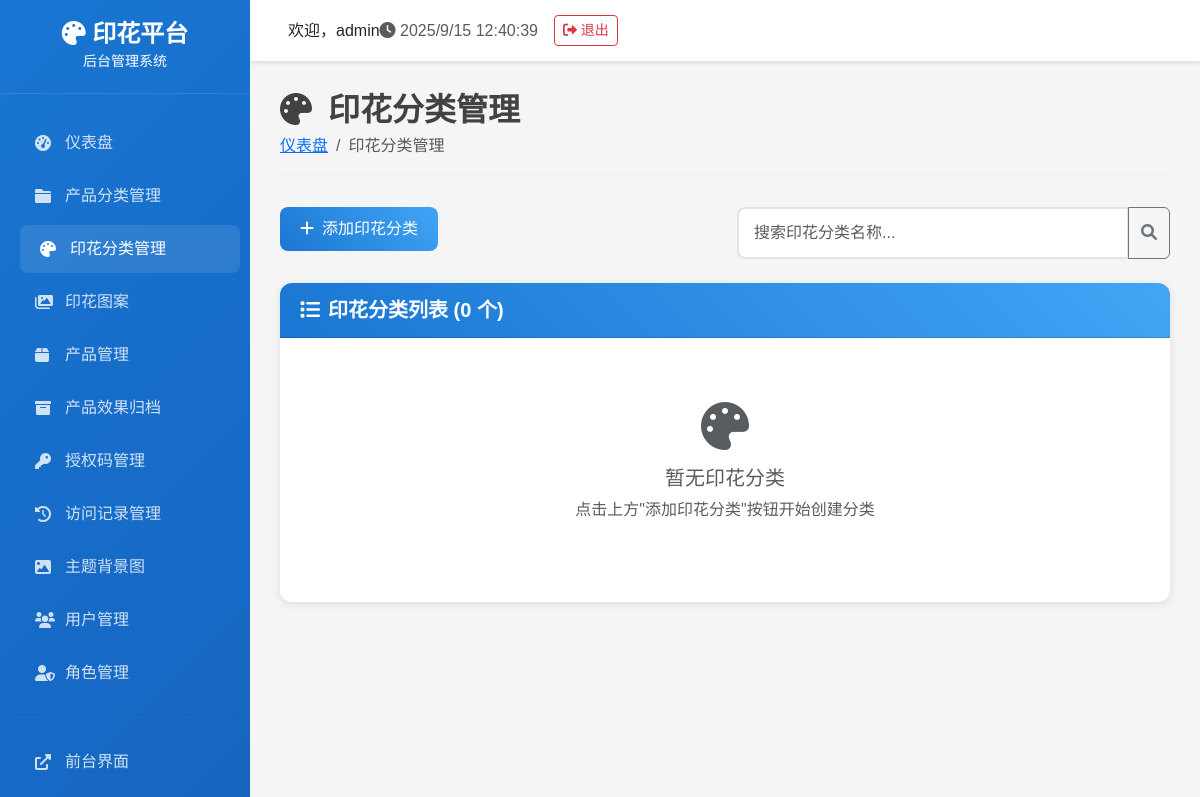
The app's page /admin/pattern_categories/ (signed in), older data.
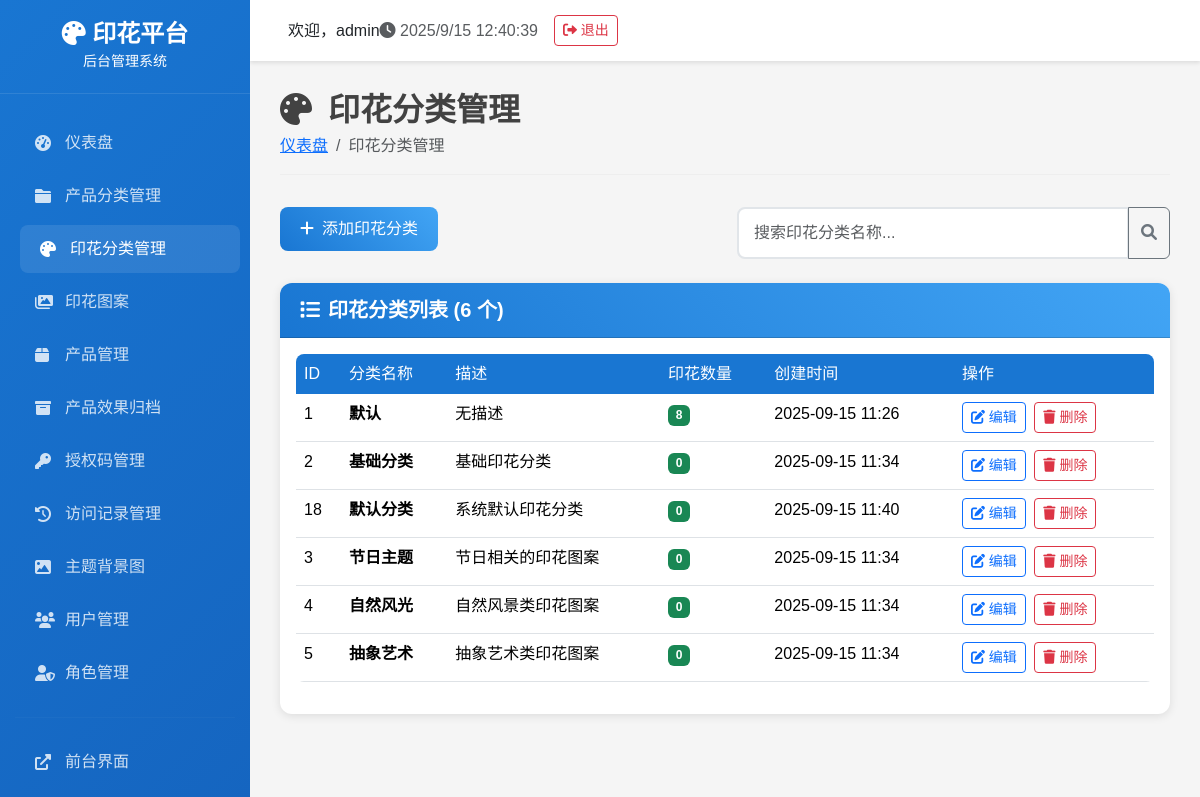
The same page, newer data.
### tables this page shows
CREATE TABLE pattern_categories (
            id INTEGER PRIMARY KEY AUTOINCREMENT,
            name TEXT NOT NULL UNIQUE,
            description TEXT,
            sort_order INTEGER DEFAULT 0,
            is_active BOOLEAN DEFAULT 1,
            created_time DATETIME DEFAULT (datetime('now', 'localtime'))
        );

### routes/admin/admin_pattern_categories_route.py (the view)
    def decorated_function(*args, **kwargs):
        from flask import session
        if 'admin_user_id' not in session:
            return redirect(url_for('login'))
        return f(*args, **kwargs)

### admin_app.py (called while the page is built)
@app.context_processor
def inject_permissions():
    return {
        'has_menu_permission': PermissionManager.has_menu_permission,
        'has_action_permission': PermissionManager.has_action_permission,
        'get_user_permissions': PermissionManager.get_user_permissions
    }

### backend/database.py (called while the page is built)
def get_db_connection():
    conn = sqlite3.connect(DATABASE_PATH)
    conn.row_factory = sqlite3.Row
    return conn

    @staticmethod
    def execute_query(query: str, params: tuple = ()) -> List[Dict[str, Any]]:
        conn = get_db_connection()
        cursor = conn.cursor()
        cursor.execute(query, params)
        results = [dict(row) for row in cursor.fetchall()]
        conn.close()
        return results

### backend/permissions.py (called while the page is built)
    @staticmethod
    def has_menu_permission(menu_name):
        permissions = PermissionManager.get_user_permissions()
        return permissions.get('menus', {}).get(menu_name, False)

### routes/admin/admin_pattern_categories_route.py (called while the page is built)
def login_required(f):
    def decorated_function(*args, **kwargs):
        from flask import session
        if 'admin_user_id' not in session:
            return redirect(url_for('login'))
        return f(*args, **kwargs)
    decorated_function.__name__ = f.__name__
    return decorated_function

### templates/admin/pattern_categories.html (shortened to what this page needs)
{% extends "admin/base.html" %}
{% block content %}
<div class="page-header">
    <h1><i class="fas fa-palette me-3"></i>印花分类管理</h1>
    <nav aria-label="breadcrumb">
        <ol class="breadcrumb">
            <li class="breadcrumb-item"><a href="{{ url_for('index') }}">仪表盘</a></li>
            <li class="breadcrumb-item active">印花分类管理</li>
        </ol>
    </nav>
</div>
<div class="row mb-4">
    <div class="col-md-6">
        <button type="button" class="btn btn-primary" data-bs-toggle="modal" data-bs-target="#addCategoryModal">
            <i class="fas fa-plus me-2"></i>添加印花分类
        </button>
    </div>
    <div class="col-md-6">
        <div class="input-group">
            <input type="text" class="form-control" id="searchInput" placeholder="搜索印花分类名称...">
            <button class="btn btn-outline-secondary" type="button">
                <i class="fas fa-search"></i>
            </button>
        </div>
    </div>
</div>
<div class="card">
    <div class="card-header">
        <h5><i class="fas fa-list me-2"></i>印花分类列表 ({{ categories|length }} 个)</h5>
    </div>
    <div class="card-body">
        {% if categories %}
        <div class="table-responsive">
            <table class="table table-hover">
                <thead>
                    <tr>
                        <th>ID</th>
                        <th>分类名称</th>
                        <th>描述</th>
                        <th>印花数量</th>
                        <th>创建时间</th>
                        <th>操作</th>
                    </tr>
                </thead>
                <tbody id="categoriesTable">
                    {% for category in categories %}
                    <tr class="category-item" data-name="{{ category.name|lower }}">
                        <td>{{ category.id }}</td>
                        <td>
                            <strong>{{ category.name }}</strong>
                        </td>
                        <td>{{ category.description or '无描述' }}</td>
                        <td>
                            <span class="badge bg-success">{{ category.pattern_count or 0 }}</span>
                        </td>
                        <td>{{ category.created_time[:16] if category.created_time else '未知' }}</td>
                        <td>
                            <button class="btn btn-sm btn-outline-primary" onclick="editCategory({{ category.id }})">
                                <i class="fas fa-edit"></i> 编辑
                            </button>
                            <button class="btn btn-sm btn-outline-danger ms-1" onclick="deleteCategory({{ category.id }})">
                                <i class="fas fa-trash"></i> 删除
                            </button>
                        </td>
                    </tr>
                    {% endfor %}
                </tbody>
            </table>
        </div>
        {% else %}
        <div class="text-center py-5">
            <i class="fas fa-palette fa-3x text-muted mb-3"></i>
            <h5 class="text-muted">暂无印花分类</h5>
            <p class="text-muted">点击上方"添加印花分类"按钮开始创建分类</p>
        </div>
        {% endif %}
    </div>
</div>
{% endblock %}

Row changes from the older to the newer data that the page shows:
added pattern_categories: id "1", name "默认", description "无描述", pattern_count "8", created_time "2025-09-15 11:26"
added pattern_categories: id "2", name "基础分类", description "基础印花分类", pattern_count "0", created_time "2025-09-15 11:34"
added pattern_categories: id "18", name "默认分类", description "系统默认印花分类", pattern_count "0", created_time "2025-09-15 11:40"
added pattern_categories: id "3", name "节日主题", description "节日相关的印花图案", pattern_count "0", created_time "2025-09-15 11:34"
added pattern_categories: id "4", name "自然风光", description "自然风景类印花图案", pattern_count "0", created_time "2025-09-15 11:34"
added pattern_categories: id "5", name "抽象艺术", description "抽象艺术类印花图案", pattern_count "0", created_time "2025-09-15 11:34"
Text that changed along with them:
{{ categories|length }}: "0" → "6"
text no longer shown: "暂无印花分类 点击上方\"添加印花分类\"按钮开始创建分类"
text now shown: "ID 分类名称 描述 印花数量 创建时间 操作"
